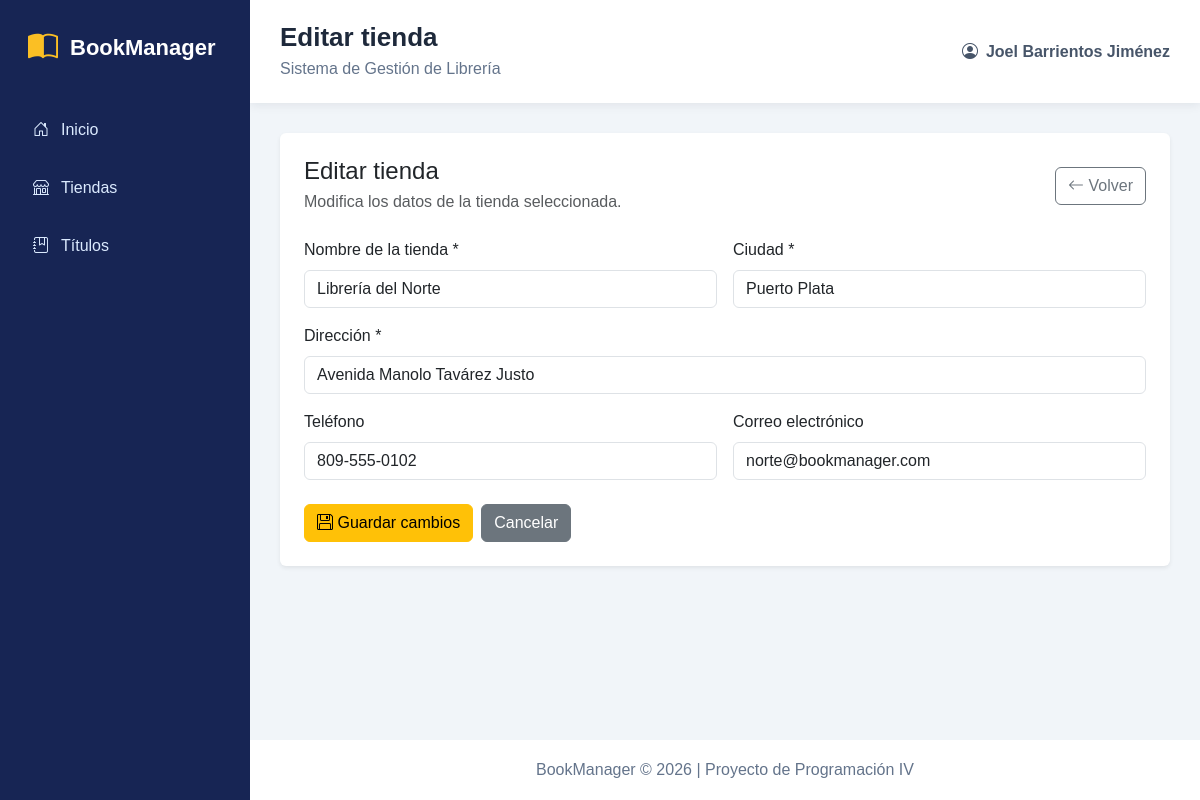
The app's page /views/tiendas/editar.php?id=2 with its own data.
### tables this page shows
CREATE TABLE IF NOT EXISTS tiendas (
    id_tienda INT AUTO_INCREMENT PRIMARY KEY,
    nombre_tienda VARCHAR(150) NOT NULL,
    direccion VARCHAR(200) NOT NULL,
    ciudad VARCHAR(100) NOT NULL,
    telefono VARCHAR(25),
    email VARCHAR(150),
    fecha_registro TIMESTAMP DEFAULT CURRENT_TIMESTAMP
);

### models/Tienda.php (called while the page is built, shortened)
<?php
class Tienda
{
    private PDO $db;
    public function __construct(PDO $db)
    {
        $this->db = $db;
    }
    public function getById(int $id): array|false
    {
        $sql = "SELECT * FROM tiendas WHERE id_tienda = :id_tienda";
        $stmt = $this->db->prepare($sql);
        $stmt->execute([
            ':id_tienda' => $id
        ]);
        return $stmt->fetch();
    }
}

### views/tiendas/editar.php (the view, shortened to what this page needs)
<?php
require_once __DIR__ . '/../../models/Tienda.php';
$database = new Database();
$db = $database->connect();
$tiendaModel = new Tienda($db);
$id = filter_input(INPUT_GET, 'id', FILTER_VALIDATE_INT);
$tienda = $tiendaModel->getById($id);
require_once __DIR__ . '/../../includes/header.php';
?>
<div class="card border-0 shadow-sm">
    <div class="card-body p-4">
        <div class="d-flex justify-content-between align-items-center mb-4">
            <div>
                <h4 class="mb-1">Editar tienda</h4>
                <p class="text-muted mb-0">
                    Modifica los datos de la tienda seleccionada.
                </p>
            </div>
            <a href="index.php" class="btn btn-outline-secondary">
                <i class="bi bi-arrow-left"></i>
                Volver
            </a>
        </div>
        <form method="POST" action="editar.php?id=<?= (int) $id ?>">
            <div class="row g-3">
                <div class="col-md-6">
                    <label for="nombre_tienda" class="form-label">
                        Nombre de la tienda *
                    </label>
                    <input
                        type="text"
                        class="form-control"
                        id="nombre_tienda"
                        name="nombre_tienda"
                        value="<?= htmlspecialchars($tienda['nombre_tienda']) ?>"
                        required
                    >
                </div>
                <div class="col-md-6">
                    <label for="ciudad" class="form-label">
                        Ciudad *
                    </label>
                    <input
                        type="text"
                        class="form-control"
                        id="ciudad"
                        name="ciudad"
                        value="<?= htmlspecialchars($tienda['ciudad']) ?>"
                        required
                    >
                </div>
                <div class="col-12">
                    <label for="direccion" class="form-label">
                        Dirección *
                    </label>
                    <input
                        type="text"
                        class="form-control"
                        id="direccion"
                        name="direccion"
                        value="<?= htmlspecialchars($tienda['direccion']) ?>"
                        required
                    >
                </div>
                <div class="col-md-6">
                    <label for="telefono" class="form-label">
                        Teléfono
                    </label>
                    <input
                        type="text"
                        class="form-control"
                        id="telefono"
                        name="telefono"
                        value="<?= htmlspecialchars($tienda['telefono'] ?? '') ?>"
                    >
                </div>
                <div class="col-md-6">
                    <label for="email" class="form-label">
                        Correo electrónico
                    </label>
                    <input
                        type="email"
                        class="form-control"
                        id="email"
                        name="email"
                        value="<?= htmlspecialchars($tienda['email'] ?? '') ?>"
                    >
                </div>
            </div>
            <div class="d-flex gap-2 mt-4">
                <button type="submit" class="btn btn-warning">
                    <i class="bi bi-floppy"></i>
                    Guardar cambios
                </button>
                <a href="index.php" class="btn btn-secondary">
                    Cancelar
                </a>
            </div>
        </form>
    </div>
</div>
<?php require_once __DIR__ . '/../../includes/footer.php'; ?>

### assets/css/styles.css (style rules this page uses)
:root { --sidebar: #172554; --sidebar-hover: #1e3a8a; --primary: #2563eb; --background: #f1f5f9; --text: #1e293b; --white: #ffffff; }
* { box-sizing: border-box; }
body { margin: 0; background: var(--background); color: var(--text); font-family: Arial, Helvetica, sans-serif; }

### records on screen
tiendas: nombre_tienda "Librería del Norte", ciudad "Puerto Plata", direccion "Avenida Manolo Tavárez Justo", telefono "809-555-0102", email "norte@bookmanager.com"

### other values on screen
$pageTitle "Editar tienda"
